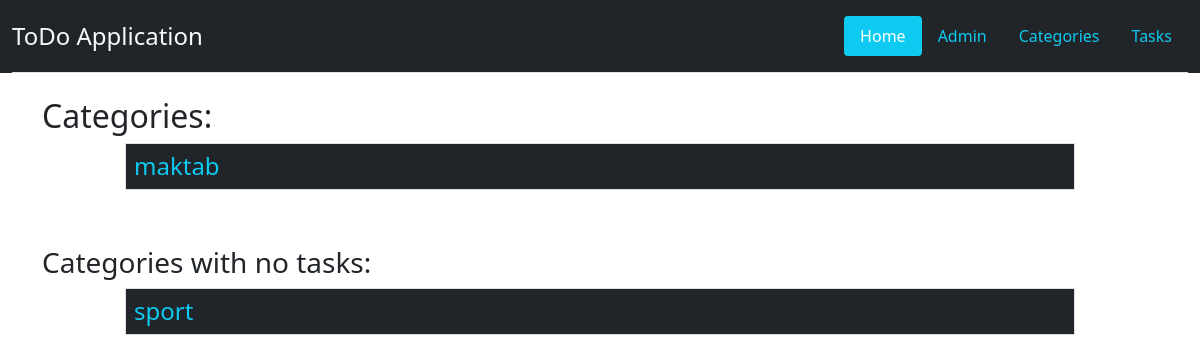
Page /categories/ on the earlier database version.
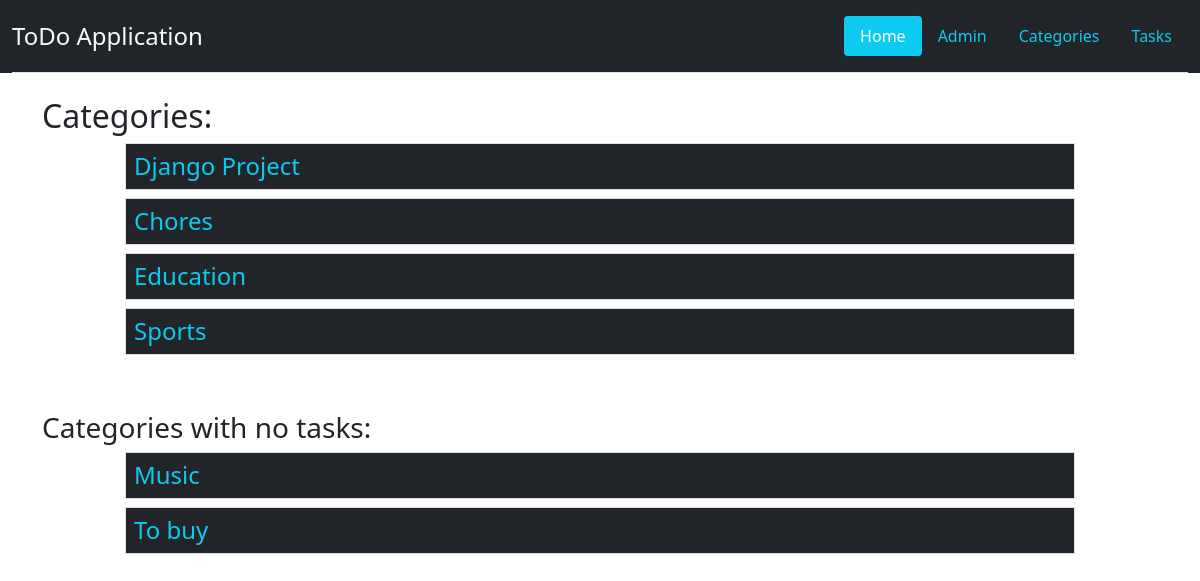
Same page on the later database version.
### todo/models.py (models this page shows, shortened)
class Category(models.Model):
    name = models.CharField(max_length=30)

### todo/views.py (the view)
# urls.py: path('categories/', CategoryListView.as_view(), name='category_list'),
class CategoryListView(ListView):
    model = Category
    not_used = Task.objects.no_task()
    template_name = 'todo/category_list.html'
    def get_context_data(self, **kwargs):
        context = super().get_context_data(**kwargs)
        context['all'] = self.model.objects.all()
        context['not_used'] = self.not_used
        return context

### templates/todo/category_list.html (shortened to what this page needs)
{% extends 'base.html' %}
{% block content %}
    <h2 class="">Categories:</h2>
    {% for category in all %}
        {% if category not in not_used %}
            <div class="row justify-content-around">
                <h4 class="col-10 p-2 border bg-dark">
                    <a class="text-decoration-none text-info" href="{% url 'category_detail' category.pk %}">
                        {{ category.name }}
                    </a>
                </h4>
            </div>
        {% endif %}
    {% endfor %}
<br><br>
    <h3 class="">Categories with no tasks:</h3>
    {% for category in not_used %}
            <div class="row justify-content-around">
                <h4 class="col-10 p-2 border bg-dark">
                    <a class="text-decoration-none text-info" href="{% url 'category_detail' category.pk %}">
                        {{ category.name }}
                    </a>
                </h4>
            </div>
    {% endfor %}
{% endblock content %}

Differences in the rows shown:
removed Category: name "sport", shown under "Categories with no tasks:"
changed Category: name "maktab" → "Django Project"
added Category: name "Chores", shown under "Categories:"
added Category: name "Education", shown under "Categories:"
added Category: name "Sports", shown under "Categories:"
added Category: name "Music", shown under "Categories with no tasks:"
added Category: name "To buy", shown under "Categories with no tasks:"
